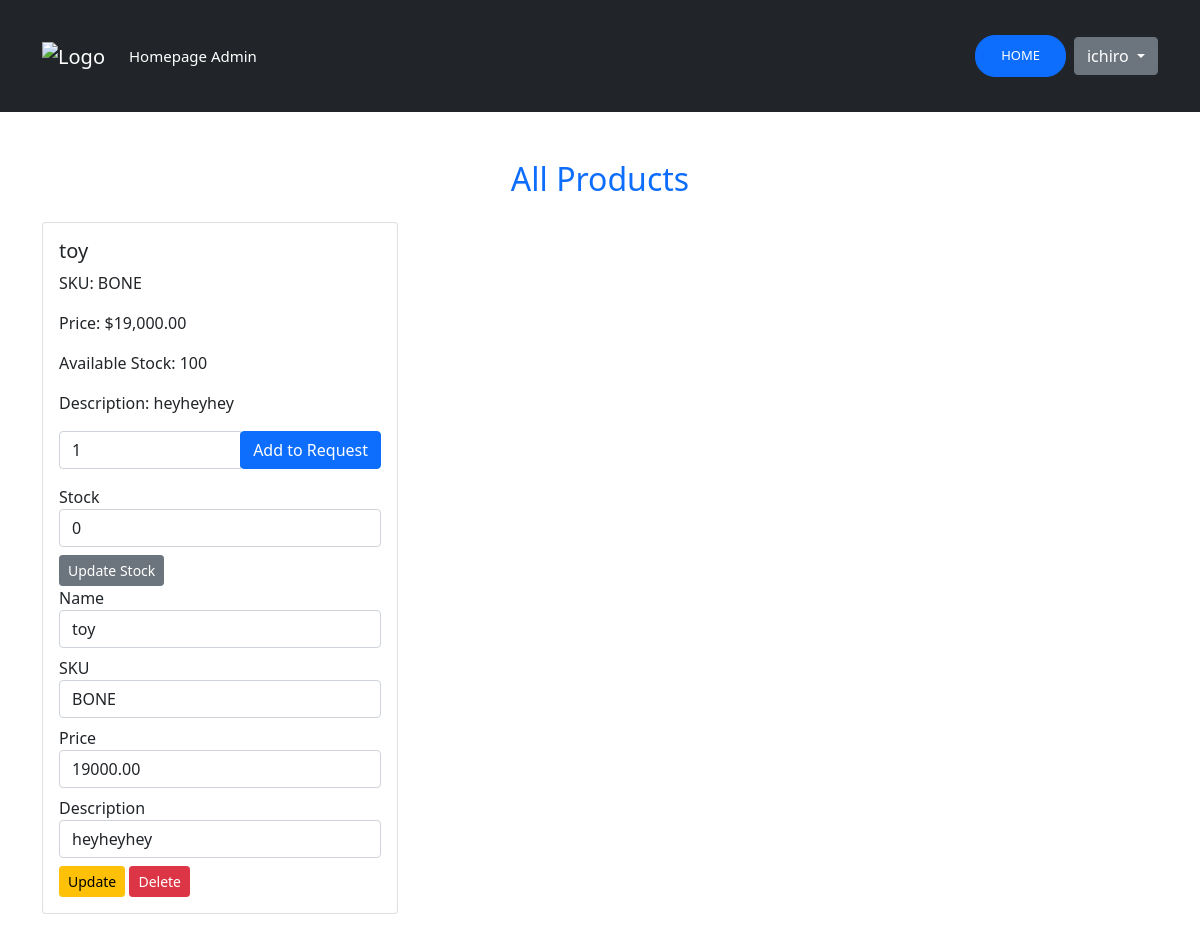
Page /requested_inventory/requested_inventory/ (signed in) on the earlier database version.
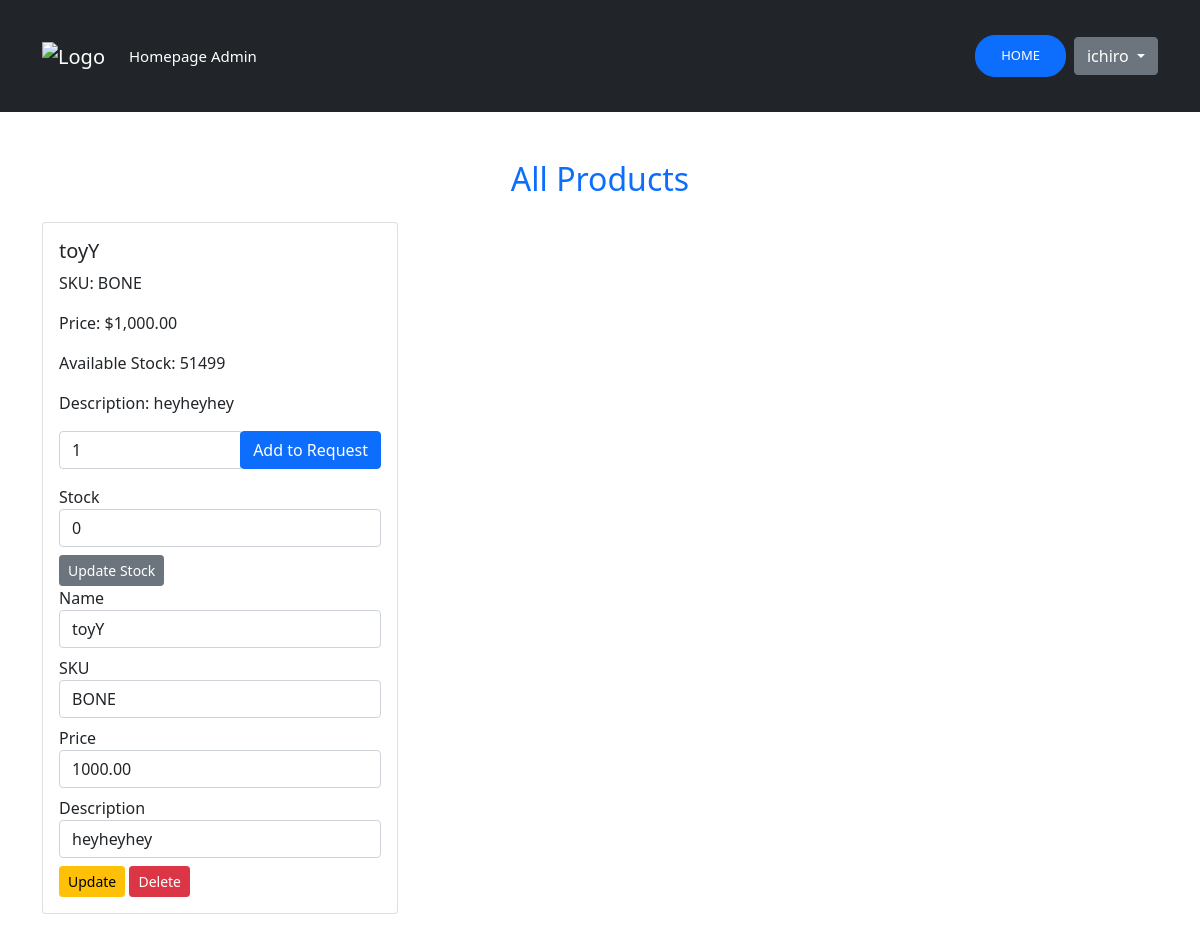
Same page on the later database version.
### requested_inventory/models.py (models this page shows, shortened)
class Product(models.Model):
    name = models.CharField(max_length=255)
    sku = models.CharField(max_length=100, unique=True)
    description = models.TextField(blank=True, null=True)
    price = models.DecimalField(max_digits=10, decimal_places=2)
    quantity = models.IntegerField(default=0)  # Track available stock

### requested_inventory/views.py (the view)
# urls.py: path('requested_inventory/', include('requested_inventory.urls')),
@login_required
def requested_inventory(request):
    products = Product.objects.all()  # Get all available products
    return render(request, 'inventory/requested_inventory.html', {
        'products': products
    })

### templates/inventory/requested_inventory.html (shortened to what this page needs)
{% extends 'users/base.html' %}
{% block content %}
<div class="container mt-5">
    <h2 class="mb-4 text-center text-primary">All Products</h2>
    <div class="row">
        {% for product in products %}
        <div class="col-md-4 mb-4">
            <div class="card">
                <div class="card-body">
                    <h5 class="card-title">{{ product.name }}</h5>
                    <p class="card-text">SKU: {{ product.sku }}</p>
                    <p class="card-text formatted-price" data-price="{{ product.price }}">Price: ${{ product.price|floatformat:2 }}</p>
                    <p class="card-text">Available Stock: {{ product.quantity }}</p>
                    <p class="card-text">Description: {{ product.description }}</p>
                    <form method="POST" action="{% url 'add_product_request' %}" onsubmit="return validateQuantity(this, {{ product.quantity }});">
                        <div class="input-group mb-2">
                            <input type="number" name="quantity" class="form-control quantity-input" data-price="{{ product.price }}" min="1" value="1" required>
                            <div class="input-group-append">
                                <button type="submit" class="btn btn-primary">Add to Request</button>
                            </div>
                        </div>
                    </form>
                    {% if user.is_superuser %}
                    <form method="POST" action="{% url 'update_stock' product.id %}" class="d-inline">
                        <div class="form-group mb-2">
                            <span class="ml-2">Stock</span>
                            <input type="number" name="stock_change" class="form-control" min="-{{ product.quantity }}" value="0" required placeholder="Change Stock">
                        </div>
                        <button type="submit" class="btn btn-secondary btn-sm">Update Stock</button>
                    </form>
                    <form method="POST" action="{% url 'update_product' product.id %}" class="d-inline">
                        <div class="form-group mb-2">
                            <span class="ml-2">Name</span>
                            <input type="text" name="name" class="form-control" value="{{ product.name }}" required placeholder="Name">
                        </div>
                        <div class="form-group mb-2">
                            <span class="ml-2">SKU</span>
                            <input type="text" name="sku" class="form-control" value="{{ product.sku }}" required placeholder="SKU">
                        </div>
                        <div class="form-group mb-2">
                            <span class="ml-2">Price</span>
                            <input type="number" name="price" class="form-control" value="{{ product.price }}" min="0.01" step="0.01" required placeholder="Price">
                        </div>
                        <div class="form-group mb-2">
                             <span class="ml-2">Description</span>
                            <input type="text" name="description" class="form-control" value="{{ product.description }}" placeholder="Description" required>
                        </div>
                        <button type="submit" class="btn btn-warning btn-sm">Update</button>
                    </form>
                    <form method="POST" action="{% url 'delete_product' product.id %}" class="d-inline" onsubmit="return confirm('Are you sure you want to delete this product?');">
                        <button type="submit" class="btn btn-danger btn-sm">Delete</button>
                    </form>
                    {% endif %}
                </div>
            </div>
        </div>
        {% empty %}
        <p class="text-center">No products available.</p>
        {% endfor %}
    </div>
</div>
{% endblock %}

### templates/users/base.html (shortened to what this page needs)
<!doctype html>
{% load static %}
<html lang="en">
<head>
    <link rel="stylesheet" href="{% static 'users/css/main.css' %}" type="text/css">
    <link href="https://cdn.jsdelivr.net/npm/bootstrap@5.0.0-beta3/dist/css/bootstrap.min.css" rel="stylesheet">
</head>
<body id="bg" style="background-image: url({% static 'users/images/bg.png' %});">
<nav class="navbar navbar-expand-lg navbar-dark bg-dark" id="main-navbar">
    <div class="container">
        <a class="navbar-brand" href="{% url 'home' %}"><img src="{% static 'images/in-logo-1.svg' %}" alt="Logo"></a>
        <div class="collapse navbar-collapse" id="navbarNavAltMarkup">
            <div class="navbar-nav">
                {% if user.is_superuser %}
                    <a class="nav-link active cool-font" aria-current="page" href="#">Homepage Admin</a>
                {% else %}
                    <a class="nav-link active" aria-current="page" href="#">Homepage</a>
                {% endif %}
            </div>
            <div class="d-flex align-items-center ms-auto" id="authstyle">
                {% if user.is_authenticated %}
                    <a href="{% url 'homepage' %}" class="btn btn-primary me-2" id="header-links">Home</a>
                    <div class="dropdown">
                        <button class="btn btn-secondary dropdown-toggle" type="button" id="dropdownMenuButton" data-bs-toggle="dropdown" aria-expanded="false">
                            {{ user.username }}
                        </button>
                    </div>
                {% else %}
                    <a href="{% url 'register' %}" class="btn btn-primary me-2" id="header-links">Create Account</a>
                    <a href="{% url 'login' %}" class="btn btn-primary" id="header-links">Log In</a>
                {% endif %}
            </div>
        </div>
    </div>
</nav>
<div>
    {% block content %}{% endblock content %}
</div>
</body>
</html>

### myapp/static/users/main.css (style rules this page uses)
#bg { background-repeat: no-repeat; background-size: cover; background-attachment: fixed; }
#main-navbar { color: white; min-height: 14vh; font-size: 15px; }
#authstyle { margin-left: 17%; border-radius: 50%; }
#header-links { position: relative; border-radius: 20px; display: inline-block; padding: 10px 25px; text-transform: uppercase; text-decoration: none; font-size: 13px; overflow: hidden; transition: 0.2s; }
body { margin:0; color:#6a6f8c; background-image: url('images/bg.png'); font:600 16px/18px 'Open Sans',sans-serif; }
*,:after,:before { box-sizing:border-box }
a { color:inherit;text-decoration:none }
body { font: 100% / 1.414 "Open Sans", "Roboto", arial, sans-serif; background: #e9e9e9; }
a, [type="submit"] { transition: all .25s ease-in; }
h1, h2 { font-weight: 300; color: rgba(255,255,255,1); }
[type="text"] { color: #111; }

Differences in the rows shown:
changed Product "BONE": name "toy" → "toyY"; quantity "100" → "51499"; price "19000.00" → "1000.00"
Other differences:
text written by a page script: "Price: $19,000.00" → "Price: $1,000.00"
